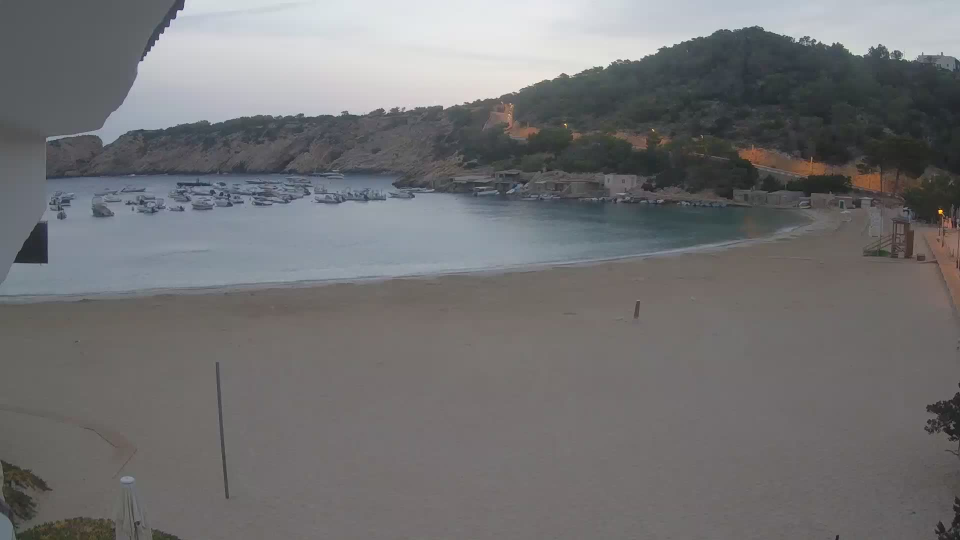
#> input picture data/images/1660712400.jpg, 1920 x 1080 px (shown at 1/2 size)
$ python -i lessons.py   (imports and definitions only)
#> lines starting #> are read from the running program, lines starting #| are printed output that depends on the picture
#> further down, picture is the input picture: shape (1080, 1920, 3); mean B, G, R 114.9, 113.7, 113.8
import json
import typing as tp
from typing import Tuple

import cv2
import matplotlib.pyplot as plt
import numpy as np


def histogram_find_cuts(nbins: int) -> np.ndarray:
    """Sequence of evenly-spaced limits of each bin (e.g. [0.0, 85.0, 170.0, 255.0] for 3 bins)."""
    return np.arange(nbins + 1) * 255 / nbins


# [23 lines left out: functions histogram_count_values, histogram_plot, not called in this run]


def negative(image: np.ndarray) -> np.ndarray:
    """Returns the negative of a grayscale image in [0, 255]."""
    return 255 - image


def log_transform(image: np.ndarray) -> np.ndarray:
    """Returns the log transformation of a grayscale image."""
    return np.log(image + 1) / np.log(256) * 255


def exp_transform(image: np.ndarray) -> np.ndarray:
    """Returns the exp transformation of a grayscale image, which should invert the log transformation."""
    return np.exp(image / 255 * np.log(256)) - 1


def gamma_transform(image: np.ndarray, gamma: float) -> np.ndarray:
    """Returns the gamma transformation of a grayscale image."""
    return np.power(image / 255, gamma) * 255


# [6 lines left out: function windowing, not called in this run]


def minmax_normalization(image: np.ndarray) -> np.ndarray:
    """Linear normalization assigning the lowest value to 0 and the highest value to 255."""
    return windowing(image, np.min(image), np.max(image))


# [13 lines left out: functions histogram_equalization, clahe, not called in this run]


def additive_white_gaussian_noise(image: np.ndarray, std: float) -> np.ndarray:
    """Adds additive white Gaussian noise to an image."""
    return image + np.random.normal(0, std, image.shape)


def uniform_multiplicative_noise(image: np.ndarray, a: float, b: float) -> np.ndarray:
    """Adds uniform multiplicative noise to an image."""
    return image * np.random.uniform(a, b, image.shape)


# [11 lines left out: function salt_and_pepper_noise, not called in this run]


def shot_noise(image: np.ndarray) -> np.ndarray:
    """Add shot noise to an image."""
    return np.random.poisson(image)


# [15 lines left out: function convolution, not called in this run]


def kernel_squared_mean_filter(size: Tuple[int, int]) -> np.ndarray:
    """Returns a kernel the of given size for the mean filter."""
    return np.ones(shape=size, dtype=np.float32) / np.prod(size)


# [18 lines left out: functions kernel_gaussian_filter, kernel_sharpening, not called in this run]


def kernel_horizontal_derivative() -> np.ndarray:
    """Returns a 3x1 kernel for the horizontal derivative using first order central difference coefficients. """
    return np.array([[1/2, 0, -1/2]])


def kernel_vertical_derivative() -> np.ndarray:
    """Returns a 1x3 kernel for the vertical derivative using first order central difference coefficients. """
    return kernel_horizontal_derivative().transpose()


# [4 lines left out: function kernel_sobel_horizontal, not called in this run]


def kernel_sobel_vertical() -> np.ndarray:
    """Returns the sobel operator for vertical derivatives. """
    return kernel_sobel_horizontal().transpose()


# [30 lines left out: functions kernel_LoG_filter, median_filter, max_pooling, not called in this run]


def binarize_by_thresholding(img: np.ndarray, threshold: float) -> np.ndarray:
    """Returns a binary version of the image by applying a thresholding operation."""
    return (img >= threshold)*255


# [101 lines left out: functions binarize_by_otsu, binarize_by_dithering, label_connected_components, binarize_by_hysteresis, not called in this run]


def object_area(binary_img: np.ndarray) -> np.ndarray:
    """Returns the area of one object, passed as a binary image that contains only one connected component."""
    return np.sum(binary_img)


# [46 lines left out: functions object_centroid, largest_object, most_centered_object, not called in this run]


def dilation(img: np.ndarray, structuring_element: np.ndarray) -> np.ndarray:
    """Returns the dilation of the binary/grayscale image with the given structuring element."""
    return cv2.dilate(img.astype('uint8'), structuring_element.astype('uint8'))


def erosion(img: np.ndarray, structuring_element: np.ndarray) -> np.ndarray:
    """Returns the erosion of the binary/grayscale image with the given structuring element."""
    return cv2.erode(img.astype('uint8'), structuring_element.astype('uint8'))


def opening(img: np.ndarray, structuring_element: np.ndarray) -> np.ndarray:
    """Returns the opening of the binary/grayscale image with the given structuring element."""
    return dilation(erosion(img, structuring_element), np.flip(structuring_element))


def closing(img: np.ndarray, structuring_element: np.ndarray) -> np.ndarray:
    """Returns the closing of the binary/grayscale image with the given structuring element."""
    return erosion(dilation(img, structuring_element), np.flip(structuring_element))


def morphological_gradient(img: np.ndarray, structuring_element: np.ndarray) -> np.ndarray:
    """Returns the morphological gradient of the binary/grayscale image with the given structuring element."""
    return dilation(img, structuring_element) - erosion(img, structuring_element)


# [150 lines left out: functions morphological_skeleton, region_growing_segmentation, segmentation_by_watershed, contour_based_segmentation, intensity, luma and 7 more, not called in this run]


def process_intensity_channel_preserve_chroma(img: np.ndarray) -> np.ndarray:
    """ Apply a histogram equalization to intensity channel only. """
    img_lab = cv2.cvtColor(img, cv2.COLOR_BGR2LAB)
#> img_lab: shape (1080, 1920, 3); mean of channels 0, 1, 2 121.1, 128.3, 127.4
    img_lab[:, :, 0] = cv2.equalizeHist(img_lab[:, :, 0])
#> img_lab: shape (1080, 1920, 3); mean of channels 0, 1, 2 129.7, 128.3, 127.4
    return cv2.cvtColor(img_lab, cv2.COLOR_LAB2BGR)
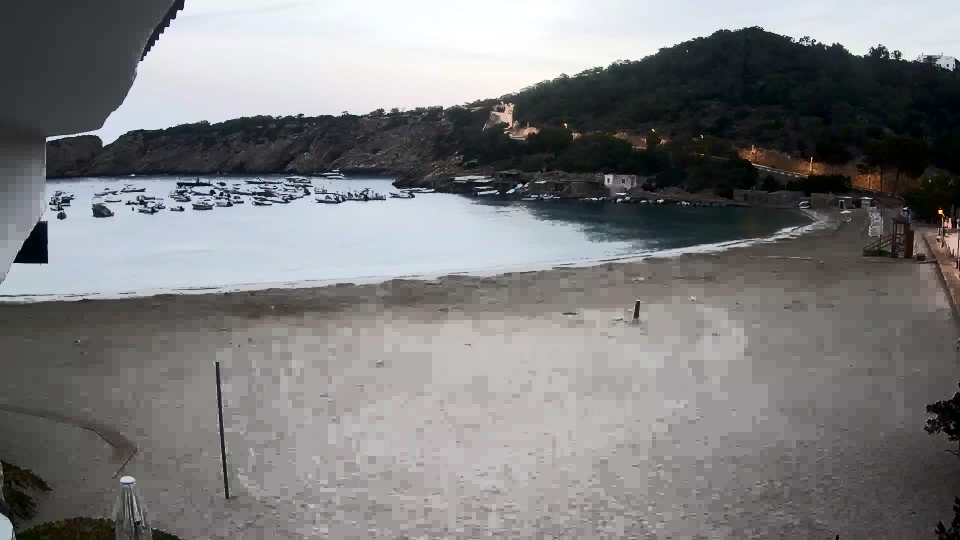
#> returned value: shape (1080, 1920, 3) (shown at 1/2 size); mean B, G, R 126.1, 124.9, 124.7


# [43 lines left out: functions pansharpen_mean, panshapen_Brovey, pansharpen_replace_intensity, not called in this run]

>>> import cv2
>>> picture = cv2.imread('data/images/1660712400.jpg')
>>> result = process_intensity_channel_preserve_chroma(picture)

$ run again, on data/images/1660723200.jpg
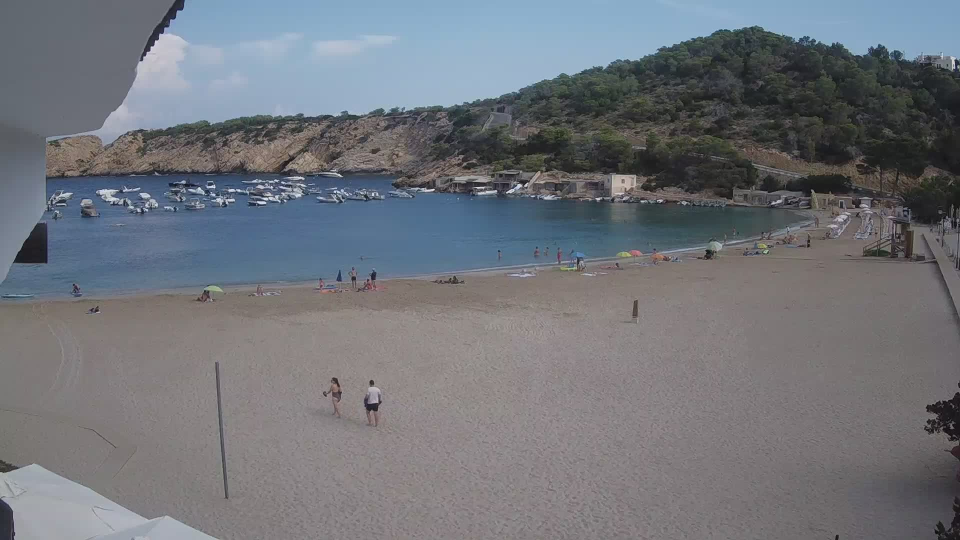
#> input picture data/images/1660723200.jpg, 1920 x 1080 px (shown at 1/2 size)
#> picture is the input picture: shape (1080, 1920, 3); mean B, G, R 122, 115.8, 112.5
#> in process_intensity_channel_preserve_chroma, `return cv2.cvtColor(img_lab, cv2.COLOR_LAB2BGR)`:
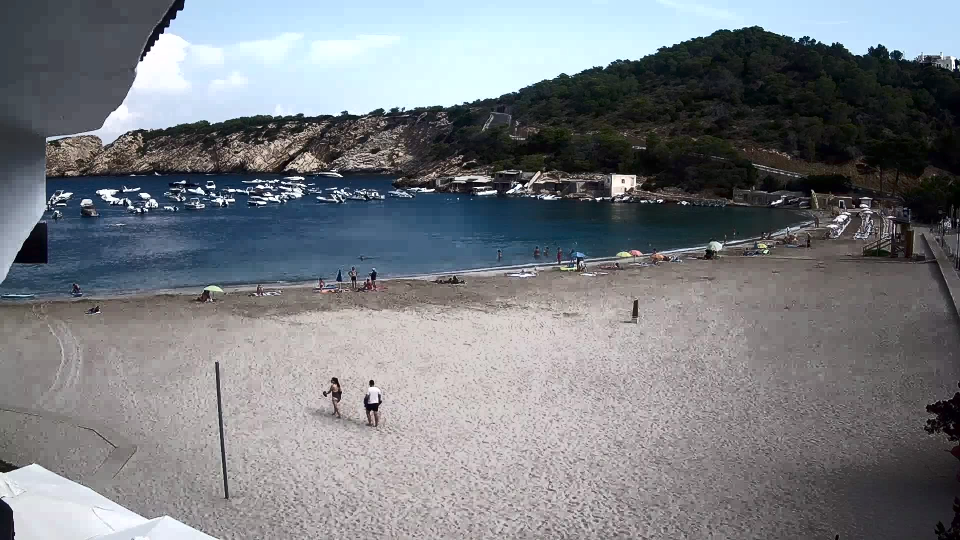
#> returned value: shape (1080, 1920, 3) (shown at 1/2 size); mean B, G, R 129, 124.2, 120.9

$ run again, on data/images/1660726800.jpg
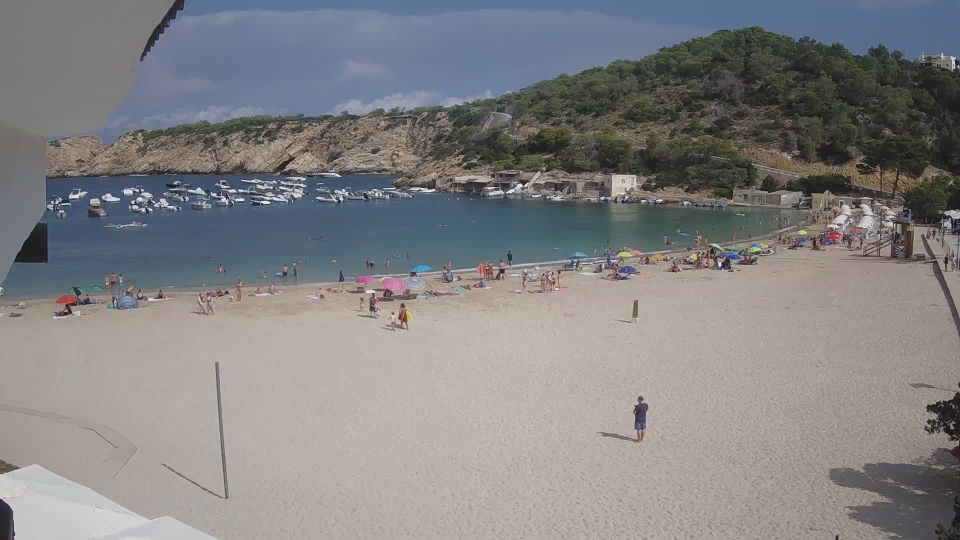
#> input picture data/images/1660726800.jpg, 1920 x 1080 px (shown at 1/2 size)
#> picture is the input picture: shape (1080, 1920, 3); mean B, G, R 130.7, 129.5, 130.9
#> in process_intensity_channel_preserve_chroma, `return cv2.cvtColor(img_lab, cv2.COLOR_LAB2BGR)`:
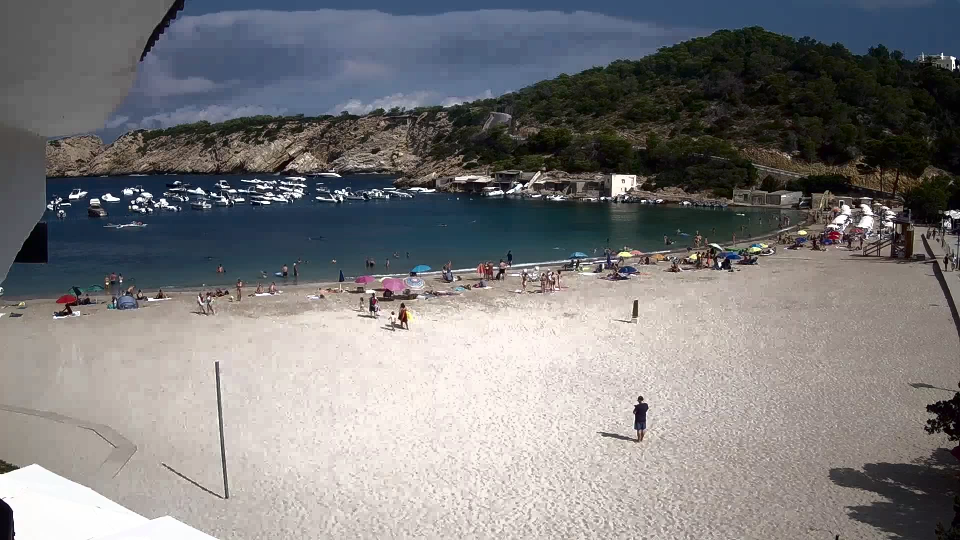
#> returned value: shape (1080, 1920, 3) (shown at 1/2 size); mean B, G, R 124.1, 123.4, 124.6
